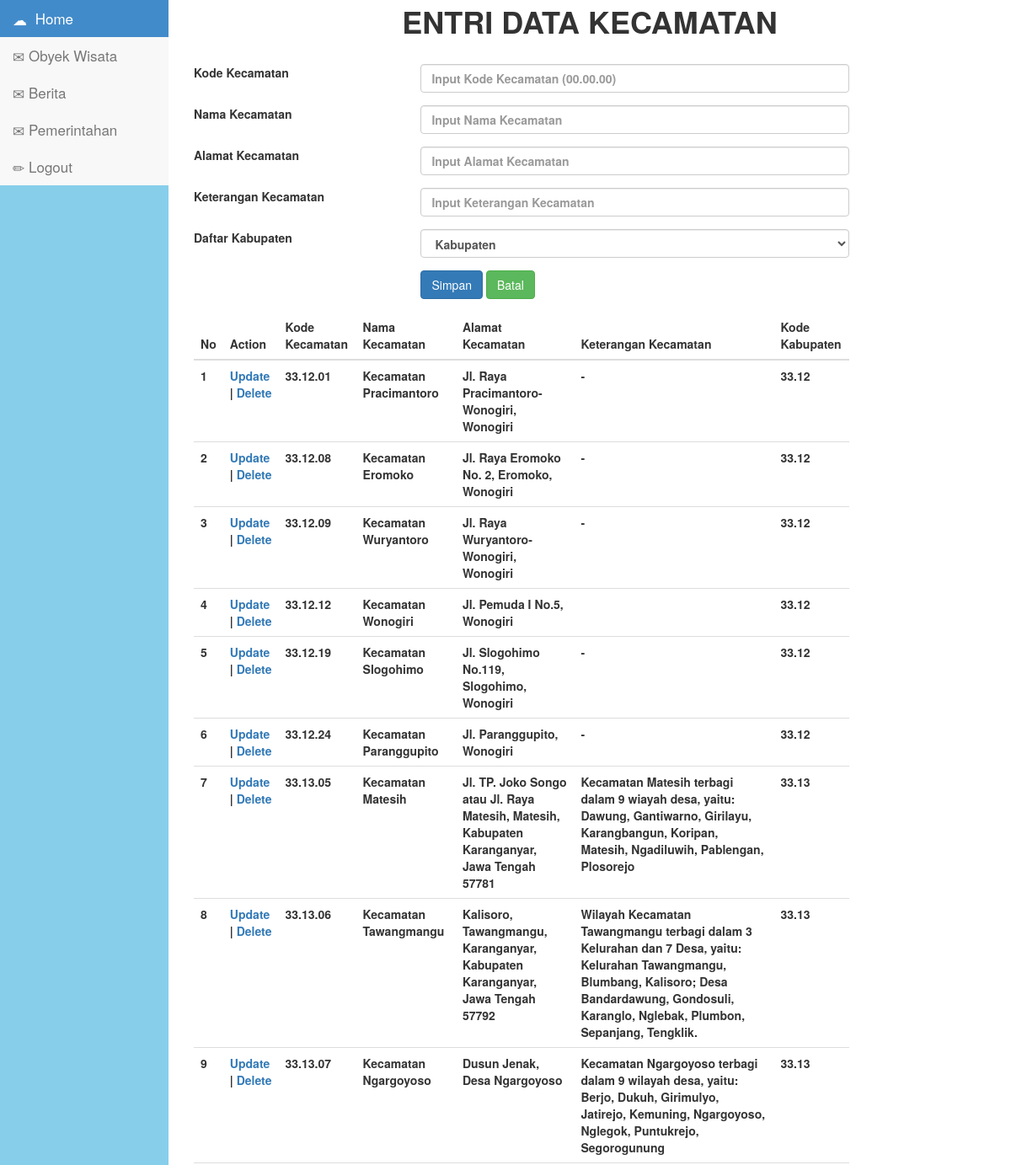
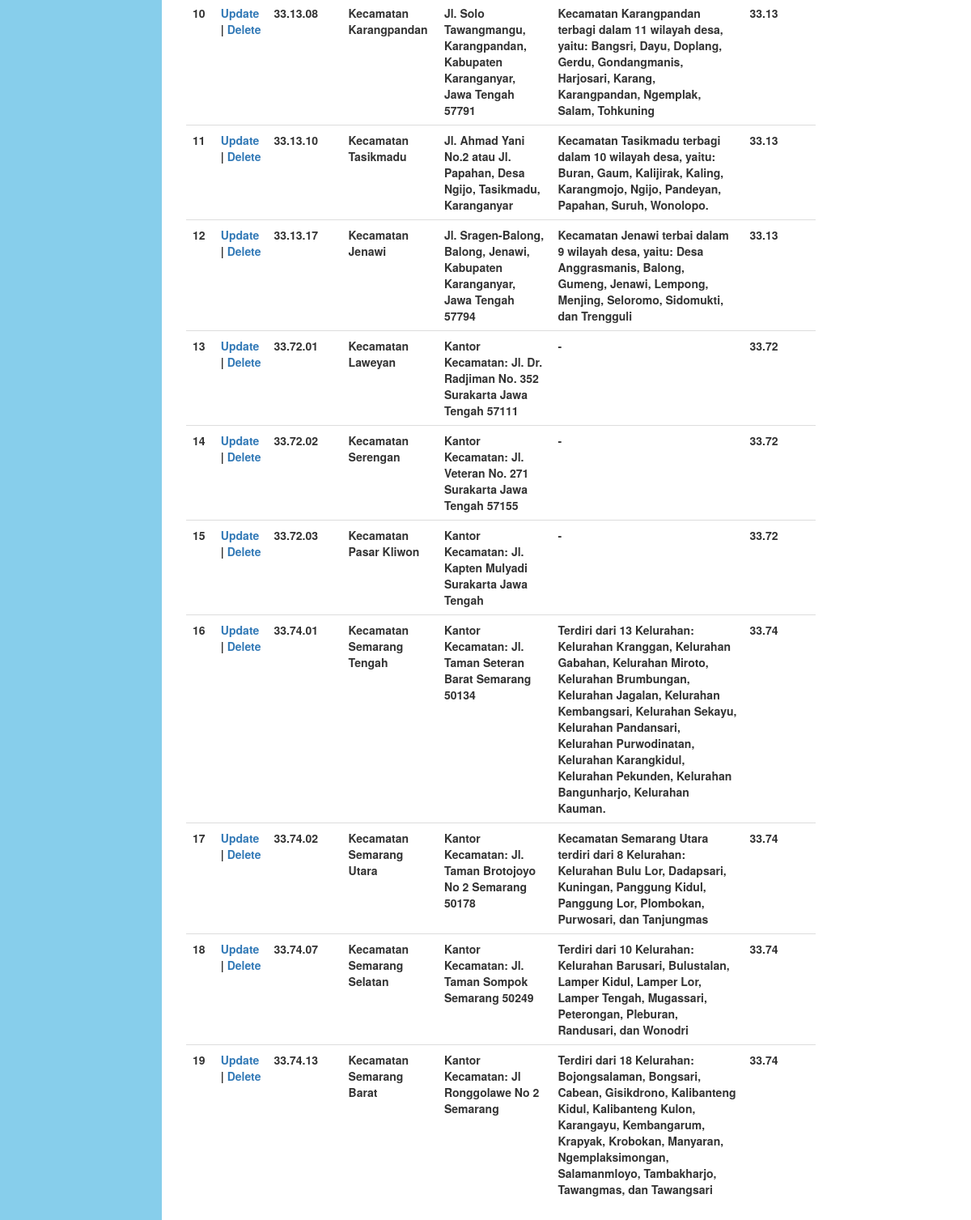
The page /admin/kecamatan.php on the database its author committed (2 pictures, top to bottom).
### tables this page shows
CREATE TABLE `kecamatan` (
  `kecamatanKODE` char(8) NOT NULL,
  `kecamatanNAMA` varchar(30) NOT NULL,
  `kecamatanALAMAT` varchar(255) NOT NULL,
  `kecamatanKET` text NOT NULL,
  `kabupatenKODE` char(5) NOT NULL
);

### admin/kecamatan.php (the view, shortened to what this page needs)
<?php
include ("includes/config.php");
	$query = mysqli_query($connection, "SELECT * FROM kecamatan");
?>
<?php include("adminmenu.php") ?>
	<div class="templatemo-content-wrapper">
<div class="templatemo-content entri-form">
	<div class="etri-form" style="margin-top: -15px";>
		<h1 style="text-align:center;"><b>ENTRI DATA KECAMATAN</h1><br>
	</div>
	<div class="col-sm-10">
	<form method="POST" enctype="multipart/form-data" >
	  <div class="form-group row">
		<label for="kecamatankode" class="col-sm-4 col-form-label">Kode Kecamatan</label>
		<div class="col-sm-8">
		  <input type="text" class="form-control" id="kecamatankode"
				name="inputkecamatankode" placeholder="Input Kode Kecamatan (00.00.00)" maxlength="8" required="">
		</div>
	  </div>
	  <div class="form-group row">
		<label for="kecamatannama" class="col-sm-4 col-form-label">Nama Kecamatan</label>
		<div class="col-sm-8">
		  <input type="text" class="form-control" id="kecamatannama"
				name="inputkecamatannama" placeholder="Input Nama Kecamatan">
		</div>
	  </div>
	  <div class="form-group row">
		<label for="kecamatanalamat" class="col-sm-4 col-form-label">Alamat Kecamatan</label>
		<div class="col-sm-8">
		  <input type="text" class="form-control" id="kecamatanalamat"
				name="inputkecamatanalamat" placeholder="Input Alamat Kecamatan">
		</div>
	  </div>
	  <div class="form-group row">
		<label for="kecamatanketerangan" class="col-sm-4 col-form-label">Keterangan Kecamatan</label>
		<div class="col-sm-8">
		  <input type="text" class="form-control" id="kecamatanketerangan"
				name="inputkecamatanketerangan" placeholder="Input Keterangan Kecamatan">
		</div>
	  </div>
	  <div class="form-group row">
		<label for="kecamatanketerangan" class="col-sm-4 col-form-label">Daftar Kabupaten</label>
		<div class ="col-sm-8">
				<select name ="kabupatenKODE" class="form-control">
						<option value="kabupaten">Kabupaten</option>
				</select>
		</div>
	  </div>
	  <div class="form-group row">
		<div class="col-sm-4 col-form-label">
		</div>
		<div class="col-sm-8">
			<input type="submit" class="btn btn-primary" value="Simpan" name="Simpan">
			<input type="reset" class="btn btn-success" value="Batal" name="Batal">
		</div>
	  </div>
	</form>
	<table class="table table-hover table-secondary">
	  <thead>
		<tr>
		  <th scope="col">No</th>
		  <th scope="col">Action</th>
		  <th scope="col">Kode Kecamatan</th>
		  <th scope="col">Nama Kecamatan</th>
		  <th scope="col">Alamat Kecamatan</th>
		  <th scope="col">Keterangan Kecamatan</th>
		  <th scope="col">Kode Kabupaten</th>
	    </tr>
	  </thead>
	  <tbody>
	  <?php if(mysqli_num_rows($query)>0)
	  {?>
		<?php $nomor=1;
		while ($row = mysqli_fetch_array($query))
		{?>
		<tr>
		  <th scope="row"><?php echo $nomor; ?></th>
		  <td>
				<a href="javascript:;"><i class="fa fa-pencil-square-o"></i>
				<a href="editkecamatan.php?kecamatanubah=<?php echo $row["kecamatanKODE"]?>">   Update</a> |
				<a href="javascript:;"><i class="fa fa-pencil-square-o"></i>
				<a href="hapuskecamatan.php?kecamatanhapus=<?php echo $row["kecamatanKODE"]?>">   Delete</a>
		  </td>
		  <td><?php echo $row["kecamatanKODE"];?></td>
		  <td><?php echo $row["kecamatanNAMA"];?></td>
		  <td><?php echo $row["kecamatanALAMAT"];?></td>
		  <td><?php echo $row["kecamatanKET"];?></td>
		  <td><?php echo $row["kabupatenKODE"];?></td>
		  </tr>
		<?php $nomor++; }?>
	  <?php } ?>
	  </tbody>
	</table>
	</div>
</div>
</div>
</div>
<?php include ("adminfooter.php") ?>

### admin/adminmenu.php (shortened to what this page needs)
<!DOCTYPE html>
<html lang="en">
<head>
    <link href="css/bootstrap.min.css" rel="stylesheet">
	  <link href="css/bootstrap.css" rel="stylesheet" type="text/css">
    <link href="css/menuvertical.css" rel="stylesheet" type="text/css">
</head>
<body>
<div class="row affix-row">
<div class="col-sm-3 col-md-2 affix-sidebar">
<div class="sidebar-nav">
	<div class="navbar navbar-default" role="navigation">
    <div class="navbar-collapse collapse sidebar-navbar-collapse">
      <ul class="nav navbar-nav" id="sidenav01">
        <li>
          <a href="adminindex.php">
          <span class="glyphicon glyphicon-cloud" style="margin-right:5px;"></span> Home
          </a>
        </li>
        <li>
          <a href="#" data-toggle="collapse" data-target="#toggleDemo" data-parent="#sidenav01" class="collapsed">
          <span class="glyphicon glyphicon-envelope"></span> Obyek Wisata <span class="caret pull-right"></span>
          </a>
        </li>
        <li>
          <a href="#" data-toggle="collapse" data-target="#toggleDemo2" data-parent="#sidenav01" class="collapsed">
          <span class="glyphicon glyphicon-envelope"></span> Berita <span class="caret pull-right"></span>
          </a>
        </li>
        <li>
          <a href="#" data-toggle="collapse" data-target="#toggleDemo3" data-parent="#sidenav01" class="collapsed">
          <span class="glyphicon glyphicon-envelope"></span> Pemerintahan <span class="caret pull-right"></span>
          </a>
        </li>
        <li><a href="logout.php"><span class="glyphicon glyphicon-pencil"></span> Logout</a>
        </li>
      </ul>
    </div>
  </div>
</div>
</div>
<div class="col-sm-9 col-md-10 affix-content">

### admin/adminfooter.php (shortened to what this page needs)
</div>
  </body>
</html>

### admin/css/menuvertical.css (style rules this page uses)
@media (min-width: 768px) { html,body { background-color: #f8f8f8; height: 100%; overflow: hidden; } }
@media (min-width: 768px) { .sidebar-nav { position:fixed; width:100%; } }
@media (min-width: 768px) { .affix-sidebar { padding-right:0; font-size:small; padding-left: 0; } }
@media (min-width: 768px) { .affix-row, .affix-container, .affix-content { height: 100%; margin-left: 0; margin-right: 0; } }
@media (min-width: 768px) { .affix-content { background-color:white; } }
@media (min-width: 768px) { .sidebar-nav .navbar .navbar-collapse { padding: 0; max-height: none; } }
@media (min-width: 768px) { .sidebar-nav .navbar { border-radius:0; margin-bottom:0; border:0; } }
@media (min-width: 768px) { .sidebar-nav .navbar ul { float: none; display: block; } }
@media (min-width: 768px) { .sidebar-nav .navbar li { float: none; display: block; } }
@media (min-width: 768px) { .sidebar-nav .navbar li a { padding-top: 12px; padding-bottom: 12px; } }
li a { font-size: 17px; }

### admin/adminmenu.php (style rules this page uses)
body { background-color : skyblue; }

### rows shown on the page
kecamatan: kecamatanKODE "33.12.01", kecamatanNAMA "Kecamatan Pracimantoro", kecamatanALAMAT "Jl. Raya Pracimantoro-Wonogiri, Wonogiri", kecamatanKET "-", kabupatenKODE "33.12"
kecamatan: kecamatanKODE "33.12.08", kecamatanNAMA "Kecamatan Eromoko", kecamatanALAMAT "Jl. Raya Eromoko No. 2, Eromoko, Wonogiri", kecamatanKET "-", kabupatenKODE "33.12"
kecamatan: kecamatanKODE "33.12.09", kecamatanNAMA "Kecamatan Wuryantoro", kecamatanALAMAT "Jl. Raya Wuryantoro-Wonogiri, Wonogiri", kecamatanKET "-", kabupatenKODE "33.12"
kecamatan: kecamatanKODE "33.12.12", kecamatanNAMA "Kecamatan Wonogiri", kecamatanALAMAT "Jl. Pemuda I No.5, Wonogiri", kabupatenKODE "33.12"
kecamatan: kecamatanKODE "33.12.19", kecamatanNAMA "Kecamatan Slogohimo", kecamatanALAMAT "Jl. Slogohimo No.119, Slogohimo, Wonogiri", kecamatanKET "-", kabupatenKODE "33.12"
kecamatan: kecamatanKODE "33.12.24", kecamatanNAMA "Kecamatan Paranggupito", kecamatanALAMAT "Jl. Paranggupito, Wonogiri", kecamatanKET "-", kabupatenKODE "33.12"
kecamatan: kecamatanKODE "33.13.05", kecamatanNAMA "Kecamatan Matesih", kecamatanALAMAT "Jl. TP. Joko Songo atau Jl. Raya Matesih, Matesih, Kabupaten Karanganyar, Jawa Tengah 57781", kecamatanKET "Kecamatan Matesih terbagi dalam 9 wiayah desa, yaitu: Dawung, Gantiwarno, Girilayu, Karangbangun, Koripan, Matesih, Ngadiluwih, Pablengan, Plosorejo", kabupatenKODE "33.13"
kecamatan: kecamatanKODE "33.13.06", kecamatanNAMA "Kecamatan Tawangmangu", kecamatanALAMAT "Kalisoro, Tawangmangu, Karanganyar, Kabupaten Karanganyar, Jawa Tengah 57792", kecamatanKET "Wilayah Kecamatan Tawangmangu terbagi dalam 3 Kelurahan dan 7 Desa, yaitu: Kelurahan Tawangmangu, Blumbang, Kalisoro; Desa Bandardawung, Gondosuli, Karanglo, Nglebak, Plumbon, Sepanjang, Tengklik.", kabupatenKODE "33.13"
kecamatan: kecamatanKODE "33.13.07", kecamatanNAMA "Kecamatan Ngargoyoso", kecamatanALAMAT "Dusun Jenak, Desa Ngargoyoso", kecamatanKET "Kecamatan Ngargoyoso terbagi dalam 9 wilayah desa, yaitu: Berjo, Dukuh, Girimulyo, Jatirejo, Kemuning, Ngargoyoso, Nglegok, Puntukrejo, Segorogunung", kabupatenKODE "33.13"
kecamatan: kecamatanKODE "33.13.08", kecamatanNAMA "Kecamatan Karangpandan", kecamatanALAMAT "Jl. Solo Tawangmangu, Karangpandan, Kabupaten Karanganyar, Jawa Tengah 57791", kecamatanKET "Kecamatan Karangpandan terbagi dalam 11 wilayah desa, yaitu: Bangsri, Dayu, Doplang, Gerdu, Gondangmanis, Harjosari, Karang, Karangpandan, Ngemplak, Salam, Tohkuning", kabupatenKODE "33.13"
kecamatan: kecamatanKODE "33.13.10", kecamatanNAMA "Kecamatan Tasikmadu", kecamatanALAMAT "Jl. Ahmad Yani No.2 atau Jl. Papahan, Desa Ngijo, Tasikmadu, Karanganyar", kecamatanKET "Kecamatan Tasikmadu terbagi dalam 10 wilayah desa, yaitu: Buran, Gaum, Kalijirak, Kaling, Karangmojo, Ngijo, Pandeyan, Papahan, Suruh, Wonolopo.", kabupatenKODE "33.13"
kecamatan: kecamatanKODE "33.13.17", kecamatanNAMA "Kecamatan Jenawi", kecamatanALAMAT "Jl. Sragen-Balong, Balong, Jenawi, Kabupaten Karanganyar, Jawa Tengah 57794", kecamatanKET "Kecamatan Jenawi terbai dalam 9 wilayah desa, yaitu: Desa Anggrasmanis, Balong, Gumeng, Jenawi, Lempong, Menjing, Seloromo, Sidomukti, dan Trengguli", kabupatenKODE "33.13"
kecamatan: kecamatanKODE "33.72.01", kecamatanNAMA "Kecamatan Laweyan", kecamatanALAMAT "Kantor Kecamatan: Jl. Dr. Radjiman No. 352 Surakarta Jawa Tengah 57111", kecamatanKET "-", kabupatenKODE "33.72"
kecamatan: kecamatanKODE "33.72.02", kecamatanNAMA "Kecamatan Serengan", kecamatanALAMAT "Kantor Kecamatan: Jl. Veteran No. 271 Surakarta Jawa Tengah 57155", kecamatanKET "-", kabupatenKODE "33.72"
kecamatan: kecamatanKODE "33.72.03", kecamatanNAMA "Kecamatan Pasar Kliwon", kecamatanALAMAT "Kantor Kecamatan: Jl. Kapten Mulyadi Surakarta Jawa Tengah", kecamatanKET "-", kabupatenKODE "33.72"
kecamatan: kecamatanKODE "33.74.01", kecamatanNAMA "Kecamatan Semarang Tengah", kecamatanALAMAT "Kantor Kecamatan: Jl. Taman Seteran Barat Semarang 50134", kecamatanKET "Terdiri dari 13 Kelurahan: Kelurahan Kranggan, Kelurahan Gabahan, Kelurahan Miroto, Kelurahan Brumbungan, Kelurahan Jagalan, Kelurahan Kembangsari, Kelurahan Sekayu, Kelurahan Pandansari, Kelurahan Purwodinatan, Kelurahan Karangkidul, Kelurahan Pekunden, Kelurahan Bangunharjo, Kelurahan Kauman.", kabupatenKODE "33.74"
kecamatan: kecamatanKODE "33.74.02", kecamatanNAMA "Kecamatan Semarang Utara", kecamatanALAMAT "Kantor Kecamatan: Jl. Taman Brotojoyo No 2 Semarang 50178", kecamatanKET "Kecamatan Semarang Utara terdiri dari 8 Kelurahan: Kelurahan Bulu Lor, Dadapsari, Kuningan, Panggung Kidul, Panggung Lor, Plombokan, Purwosari, dan Tanjungmas", kabupatenKODE "33.74"
kecamatan: kecamatanKODE "33.74.07", kecamatanNAMA "Kecamatan Semarang Selatan", kecamatanALAMAT "Kantor Kecamatan: Jl. Taman Sompok Semarang 50249", kecamatanKET "Terdiri dari 10 Kelurahan: Kelurahan Barusari, Bulustalan, Lamper Kidul, Lamper Lor, Lamper Tengah, Mugassari, Peterongan, Pleburan, Randusari, dan Wonodri", kabupatenKODE "33.74"
kecamatan: kecamatanKODE "33.74.13", kecamatanNAMA "Kecamatan Semarang Barat", kecamatanALAMAT "Kantor Kecamatan: Jl Ronggolawe No 2 Semarang", kecamatanKET "Terdiri dari 18 Kelurahan: Bojongsalaman, Bongsari, Cabean, Gisikdrono, Kalibanteng Kidul, Kalibanteng Kulon, Karangayu, Kembangarum, Krapyak, Krobokan, Manyaran, Ngemplaksimongan, Salamanmloyo, Tambakharjo, Tawangmas, dan Tawangsari", kabupatenKODE "33.74"
